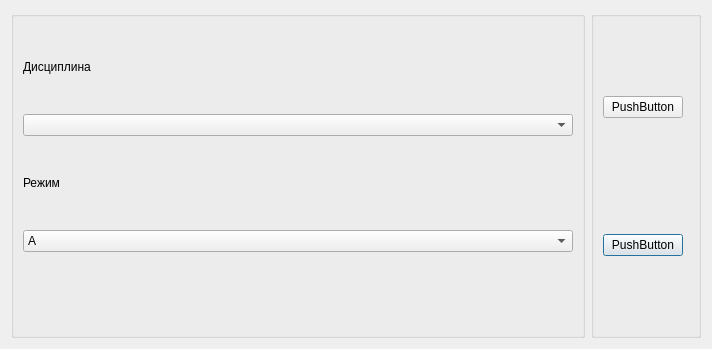
<?xml version="1.0" encoding="UTF-8"?>
<ui version="4.0">
 <class>Choice</class>
 <widget class="QDialog" name="Choice">
  <property name="geometry">
   <rect>
    <x>0</x>
    <y>0</y>
    <width>712</width>
    <height>349</height>
   </rect>
  </property>
  <property name="windowTitle">
   <string>Dialog</string>
  </property>
  <layout class="QGridLayout" name="gridLayout">
   <item row="0" column="0">
    <widget class="QGroupBox" name="groupBox">
     <property name="sizePolicy">
      <sizepolicy hsizetype="Minimum" vsizetype="Minimum">
       <horstretch>0</horstretch>
       <verstretch>0</verstretch>
      </sizepolicy>
     </property>
     <property name="sizeIncrement">
      <size>
       <width>0</width>
       <height>0</height>
      </size>
     </property>
     <property name="title">
      <string/>
     </property>
     <property name="alignment">
      <set>Qt::AlignLeading|Qt::AlignLeft|Qt::AlignVCenter</set>
     </property>
     <property name="flat">
      <bool>false</bool>
     </property>
     <layout class="QVBoxLayout" name="verticalLayout">
      <item>
       <widget class="QLabel" name="label">
        <property name="sizePolicy">
         <sizepolicy hsizetype="Preferred" vsizetype="Maximum">
          <horstretch>0</horstretch>
          <verstretch>0</verstretch>
         </sizepolicy>
        </property>
        <property name="text">
         <string>Дисциплина</string>
        </property>
       </widget>
      </item>
      <item>
       <widget class="QComboBox" name="comboBox">
        <property name="sizePolicy">
         <sizepolicy hsizetype="Preferred" vsizetype="Maximum">
          <horstretch>0</horstretch>
          <verstretch>0</verstretch>
         </sizepolicy>
        </property>
       </widget>
      </item>
      <item>
       <widget class="QLabel" name="label_2">
        <property name="sizePolicy">
         <sizepolicy hsizetype="Preferred" vsizetype="Maximum">
          <horstretch>0</horstretch>
          <verstretch>0</verstretch>
         </sizepolicy>
        </property>
        <property name="text">
         <string>Режим</string>
        </property>
       </widget>
      </item>
      <item>
       <widget class="QComboBox" name="comboBox_2">
        <property name="sizePolicy">
         <sizepolicy hsizetype="Preferred" vsizetype="Maximum">
          <horstretch>0</horstretch>
          <verstretch>0</verstretch>
         </sizepolicy>
        </property>
        <item>
         <property name="text">
          <string>A</string>
         </property>
        </item>
        <item>
         <property name="text">
          <string>B</string>
         </property>
        </item>
        <item>
         <property name="text">
          <string>C</string>
         </property>
        </item>
       </widget>
      </item>
      <item>
       <spacer name="verticalSpacer_2">
        <property name="orientation">
         <enum>Qt::Vertical</enum>
        </property>
        <property name="sizeType">
         <enum>QSizePolicy::Ignored</enum>
        </property>
        <property name="sizeHint" stdset="0">
         <size>
          <width>20</width>
          <height>40</height>
         </size>
        </property>
       </spacer>
      </item>
     </layout>
    </widget>
   </item>
   <item row="0" column="1">
    <widget class="QGroupBox" name="groupBox_2">
     <property name="sizePolicy">
      <sizepolicy hsizetype="Maximum" vsizetype="Preferred">
       <horstretch>0</horstretch>
       <verstretch>0</verstretch>
      </sizepolicy>
     </property>
     <property name="title">
      <string/>
     </property>
     <layout class="QGridLayout" name="gridLayout_2">
      <item row="1" column="0" colspan="2">
       <spacer name="verticalSpacer">
        <property name="orientation">
         <enum>Qt::Vertical</enum>
        </property>
        <property name="sizeType">
         <enum>QSizePolicy::Preferred</enum>
        </property>
        <property name="sizeHint" stdset="0">
         <size>
          <width>20</width>
          <height>40</height>
         </size>
        </property>
       </spacer>
      </item>
      <item row="2" column="0">
       <widget class="QPushButton" name="pushButton_2">
        <property name="sizePolicy">
         <sizepolicy hsizetype="Minimum" vsizetype="Maximum">
          <horstretch>0</horstretch>
          <verstretch>0</verstretch>
         </sizepolicy>
        </property>
        <property name="sizeIncrement">
         <size>
          <width>0</width>
          <height>0</height>
         </size>
        </property>
        <property name="text">
         <string>PushButton</string>
        </property>
       </widget>
      </item>
      <item row="0" column="0">
       <widget class="QPushButton" name="pushButton">
        <property name="sizePolicy">
         <sizepolicy hsizetype="Minimum" vsizetype="Maximum">
          <horstretch>0</horstretch>
          <verstretch>0</verstretch>
         </sizepolicy>
        </property>
        <property name="text">
         <string>PushButton</string>
        </property>
       </widget>
      </item>
     </layout>
    </widget>
   </item>
  </layout>
 </widget>
 <resources/>
 <connections/>
</ui>
